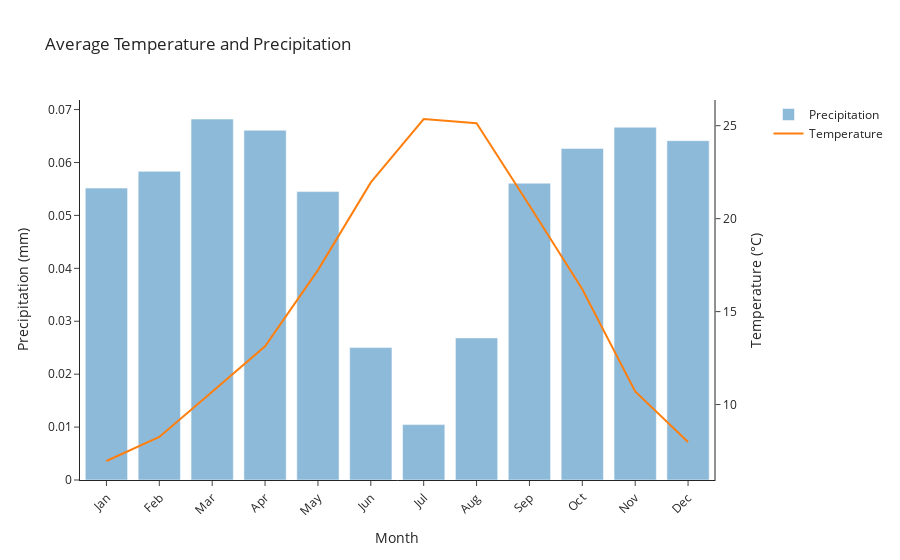

Notebook source saved alongside this figure:
### Code cell
# Create a subplot with shared x-axis
fig = make_subplots(specs=[[{"secondary_y": True}]])

# Add a bar chart for precipitation to the secondary y-axis
fig.add_trace(
    go.Bar(x=avg_tp.month, y=avg_tp, name='Precipitation', opacity=0.5),
    secondary_y=False,
)

# Add a line chart for temperature to the primary y-axis
fig.add_trace(
    go.Scatter(x=avg_temp.month, y=avg_temp, mode='lines', name='Temperature'),
    secondary_y=True,
)

# Set the layout to have two y-axes
fig.update_layout(
    title = 'Average Temperature and Precipitation',
    yaxis=dict(title='Precipitation (mm)'),
    yaxis2=dict(title='Temperature (°C)', overlaying='y', side='right'),
    xaxis=dict(
        title='Month',
        tickmode='array',
        tickvals=avg_temp.month,
        ticktext=['Jan', 'Feb', 'Mar', 'Apr', 'May', 'Jun', 'Jul', 'Aug', 'Sep', 'Oct', 'Nov', 'Dec'],
        tickangle=-45
    ),
    template='simple_white'
)

# Show the figure
fig.show()

### Figure 1 — Plotly figure (JSON) as saved in the notebook; plotly's stock layout.template omitted (floating-point values rounded to 4 significant figures)
{"data": [{"name": "Precipitation", "opacity": 0.5, "type": "bar", "x": [1, 2, 3, 4, 5, 6, 7, 8, 9, 10, 11, 12], "xaxis": "x", "y": [0.05517, 0.05833, 0.06822, 0.06609, 0.0545, 0.02502, 0.01047, 0.02685, 0.05609, 0.06266, 0.06666, 0.06413], "yaxis": "y"}, {"mode": "lines", "name": "Temperature", "type": "scatter", "x": [1, 2, 3, 4, 5, 6, 7, 8, 9, 10, 11, 12], "xaxis": "x", "y": [6.964, 8.26, 10.69, 13.13, 17.23, 21.95, 25.36, 25.13, 20.71, 16.21, 10.71, 7.985], "yaxis": "y2"}], "layout": {"title": {"text": "Average Temperature and Precipitation"}, "xaxis": {"anchor": "y", "domain": [0, 0.94], "tickangle": -45, "tickmode": "array", "ticktext": ["Jan", "Feb", "Mar", "Apr", "May", "Jun", "Jul", "Aug", "Sep", "Oct", "Nov", "Dec"], "tickvals": [1, 2, 3, 4, 5, 6, 7, 8, 9, 10, 11, 12], "title": {"text": "Month"}}, "yaxis": {"anchor": "x", "domain": [0, 1], "title": {"text": "Precipitation (mm)"}}, "yaxis2": {"anchor": "x", "overlaying": "y", "side": "right", "title": {"text": "Temperature (°C)"}}}}
